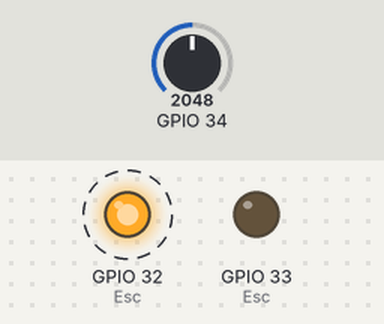
Bench run of a sketch on a simulated ESP32. Parts: output pins drawn as LEDs (lit = HIGH). Dashed ring = blinking. The test bench sets the inputs (shaded band); at power-on: GPIO 34 = 2048. WiFi joins after 1.5 s; servers stay silent unless stated.

Above: at 0.5 s.
Timing chart, 0 to 3.0 s (numbered marks = the images above):
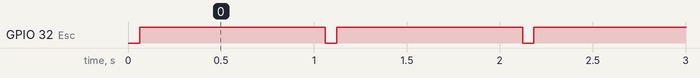

The sketch:

Test_Trigger.ino
```cpp
#include <AsyncTCP.h>                                             // OTA lib
#include <ESPAsyncWebSrv.h>
#include <AsyncElegantOTA.h>
AsyncWebServer server(80);

#include "soc/soc.h"                                              // Sys lib
#include "soc/rtc_cntl_reg.h"

uint32_t loop_timer;                                              // Timer
int val = 0;                                                      // Giá trị analog

// HTML Web Page with AJAX to display the value
const char wpage[] PROGMEM = R"rawliteral(
<!DOCTYPE HTML><html>
<head>
  <meta charset="utf-8">
  <title>ESP32 Value Display</title>
  <script>
    setInterval(function() {
      getValue();
    }, 500);                                  // update 500ms

    function getValue() {
      var xhr = new XMLHttpRequest();
      xhr.onreadystatechange = function() {
        if (this.readyState == 4 && this.status == 200) {
          document.getElementById("val").innerHTML = this.responseText;
        }
      };
      xhr.open("GET", "/getValue", true);
      xhr.send();
    }
  </script>
</head>
<body>
  <h1>ESP32 Analog Value</h1>
  <p>Value: <span id="val">0</span></p>
</body>
</html>
)rawliteral";

void setup(void) {
  WRITE_PERI_REG(RTC_CNTL_BROWN_OUT_REG, 0);                      // Turn off low input voltage

  WiFi.mode(WIFI_STA);                                            // Wifi connect
  WiFi.begin("MinhPhone", "12341234");

  // Route to load web page
  server.on("/", HTTP_GET, [](AsyncWebServerRequest *request) {
    request->send_P(200, "text/html", wpage);                   // Serve the web page
  });

  // API route to get the value of val
  server.on("/getValue", HTTP_GET, [](AsyncWebServerRequest *request) {
    request->send(200, "text/plain", String(val));                // Trả về giá trị `val`
  });

  AsyncElegantOTA.begin(&server);                                 // Start ElegantOTA
  server.begin();

  pinMode(39, INPUT);                                             // Trigger

  pinMode(32, OUTPUT);                                            // Esc
  pinMode(33, OUTPUT);                                            // Esc
  ledcSetup(32, 1000, 8);
}

void loop() {
  val = map(analogRead(34), 0, 4095, 0, 255);
  digitalWrite(32, 0);
  delay(60);
  digitalWrite(32, 1);
  delay(1000);
  /*
  while (micros() - loop_timer < 4000);                           // 250hz windows
  loop_timer = micros();
  */
}
```

Measured:
- by itself, GPIO 32 (Esc): alternates HIGH for 1.0 s and LOW for 0.06 s
